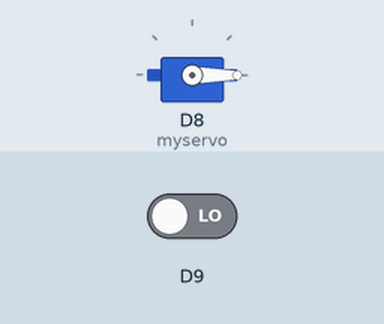
The sketch below on a simulated Adafruit Circuit Playground Express. Shown: servo. Inputs (shaded band) come from the test bench; at power-on: D9 LOW.

Above: at 1.2 s.
1.3 s: D9 driven HIGH
At 1.8 s:
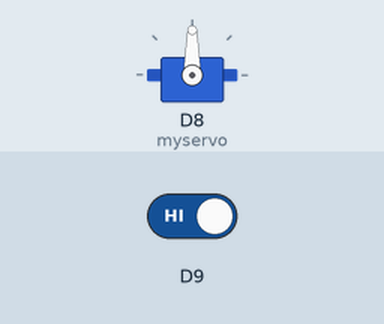
2.8 s: D9 driven LOW
At 4.2 s:
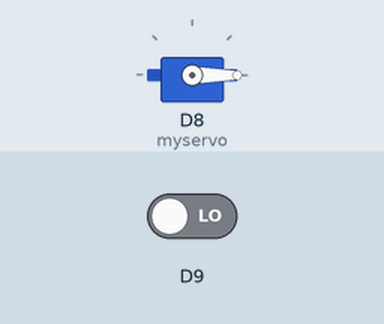
Timing chart, 0 to 5.8 s (numbered marks = the images above; inputs shaded):
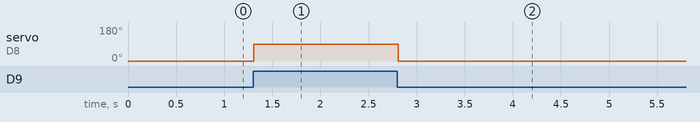

Measured:
- after the input at 1.3 s, servo on D8 (myservo): 0° → 90° at once
- after the input at 2.8 s, servo on D8 (myservo): 90° → 0° at once

The sketch:

servoMejorado.ino
```cpp
#include <Adafruit_CircuitPlayground.h>
#include <Adafruit_Circuit_Playground.h>

#include <Servo.h>
Servo myservo;
int val;
int buttonState = 0;

void setup() {
  myservo.attach(8);
  pinMode(9, INPUT);
}

void loop()
{
  buttonState = digitalRead(9);

  if (buttonState == HIGH) {
    val = 90;

  }
  else {
    val = 0;
  }
  myservo.write(val);
  delay(15);
}
```
